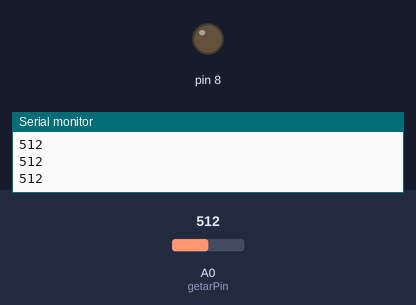
Bench run of a sketch on a simulated Arduino Uno, built with avr-gcc and run on an emulated ATmega328P. Shown: output pins drawn as LEDs (lit = HIGH), the last lines printed to the serial monitor. The inputs (shaded band) are chosen by the test bench; at power-on: A0 (getarPin) = 512.

Above: at 1.2 s.
1.3 s: A0 (getarPin) set to 786
2.8 s: A0 (getarPin) set to 815
At 4.0 s:
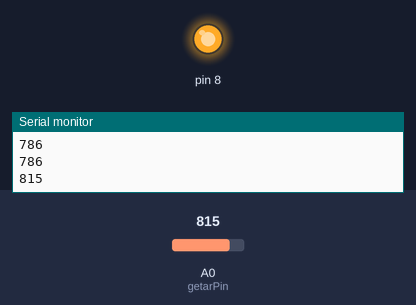
4.3 s: A0 (getarPin) set to 790
At 5.5 s:
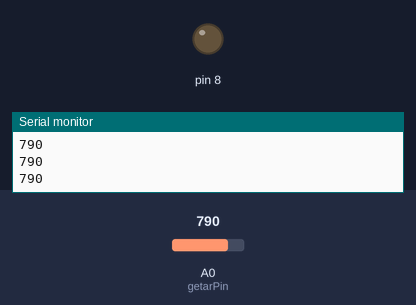
6.3 s: A0 (getarPin) set to 810
At 7.4 s:
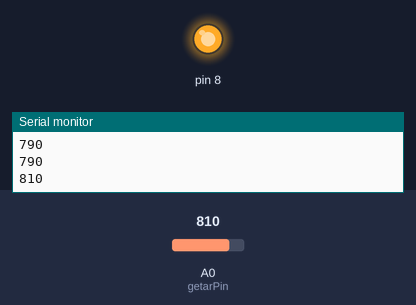
Timing chart, 0 to 8.8 s (numbered marks = the images above; inputs shaded):
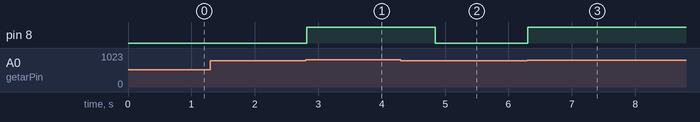

Measured:
- the behaviour switches between 799 and 800 on A0 (getarPin) (found by bisection; images 0 and 1)
- after the input at 2.8 s, pin 8: LOW → HIGH at once
- after the input at 4.3 s, pin 8: HIGH → LOW after 0.55 s
- after the input at 6.3 s, pin 8: LOW → HIGH at once

The sketch:

wiwiknew.ino
```cpp
// Program Deteksi getar dengan Piezoelectric
// Oleh : Aan Darmawan
// valfa.blogspot.com
// maret 2011

/* Keterangan skema:
 * Sambungkan Output Piezo ke pin A0 (Analog input pin 0) Arduino
 * Pin 8 output ke relay , jika nilai getaran mencapai 800, Relay ON
 */

// deklarasi variabel
int mgetar;
int getarPin = 0;

void setup() {
  pinMode(8,OUTPUT);
  // aktifkan serial port
  Serial.begin(9600);
}

void loop() {
  // baca getaran dari A0
  mgetar =analogRead(getarPin);
  //kirim ke serial
  Serial.println(mgetar);
  if(mgetar>=800) //jika getaran cukup keras
  {
    digitalWrite(8,HIGH); // aktifkan relay
    delay(2000); // delay 2 detik
  }
  else digitalWrite(8,LOW);
  delay(30); // berhenti beberapa milidetik
}
```
